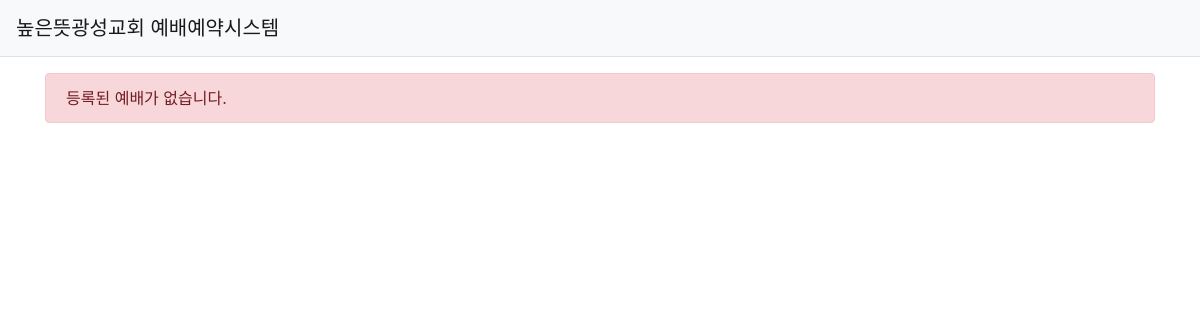
/menu/mainmenu/, run on an earlier commit of the app's database.
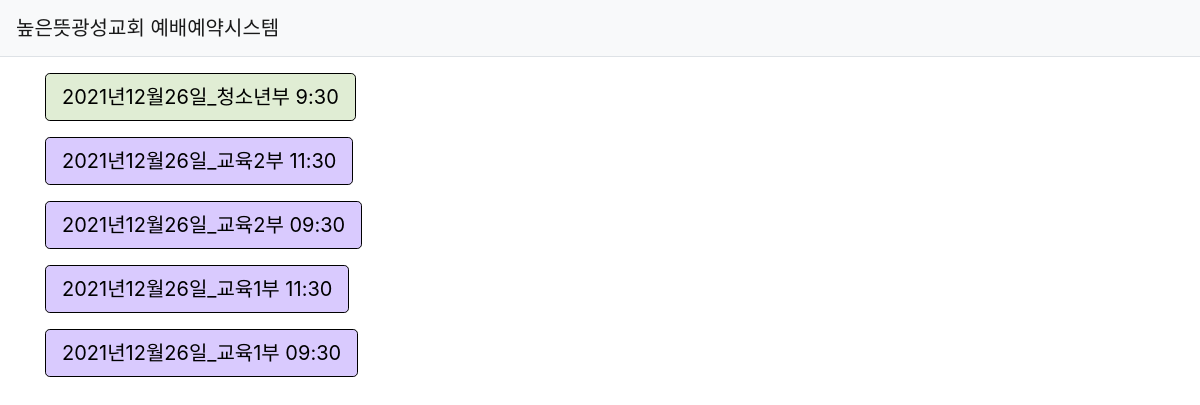
And on a later commit of the database.
### w_reservation/models.py (models this page shows)
class WorshipType(db.Model):
    __tablename__ = 'worshiptype'
    id = db.Column(db.Integer, primary_key=True)
    detail = db.Column(db.String(100), nullable=True)
    bgcolor = db.Column(db.String(7), default='#FFFFFF')

### w_reservation/views/menu_views.py (the view)
@bp.route('/mainmenu/')
def mainmenu():
    worship_list = Worship.query.filter(Worship.date >= date.today()).filter(Worship.date <= date.today() + timedelta(days=7)).order_by(Worship.id.desc())
    menu = []
    for worship in worship_list:
        menu.append({'name': worship.date.strftime('%Y년%m월%d일')+'_'+str(worship.part), 'href': url_for('seat._list',worship_id=worship.id), 'bgcolor': worship.worshiptype.bgcolor })
    return render_template('menu/menu.html', menus=menu)

### w_reservation/views/auth_views.py (called while the page is built)
@bp.before_app_request
def load_logged_in_user():
    user_id = session.get('user_id')
    if user_id is None:
        g.user = None
    else:
        g.user = User.query.get(user_id)

### w_reservation/templates/menu/menu.html
{% extends "base.html" %}
{% block content %}
<div class="container my-3">
    <div class="form-group">
        <div class="button-menu">
            {% if not menus %}
                <div class="alert alert-danger" role="alert">
                    등록된 예배가 없습니다.
                </div>
            {% else %}
            {% for menu in menus %}
            <div class="my-3">
                <button type="button" class="btn btn-primary btn-lg" onclick="location.href='{{ menu.href }}'" style="background-color: {{ menu.bgcolor }}; color: #000000; border-color: #000000;">{{ menu.name }}</button>
            </div>
            {% endfor %}
            {% endif %}
        </div>
    </div>
</div>
{% endblock %}

What changed in the data, as far as the page shows it:
added WorshipType: name "2021년12월26일_청소년부 9:30"
added WorshipType: name "2021년12월26일_교육2부 11:30", name "2021년12월26일_교육2부 09:30", name "2021년12월26일_교육1부 11:30", name "2021년12월26일_교육1부 09:30"
Also different on the page:
text no longer shown: "등록된 예배가 없습니다."
